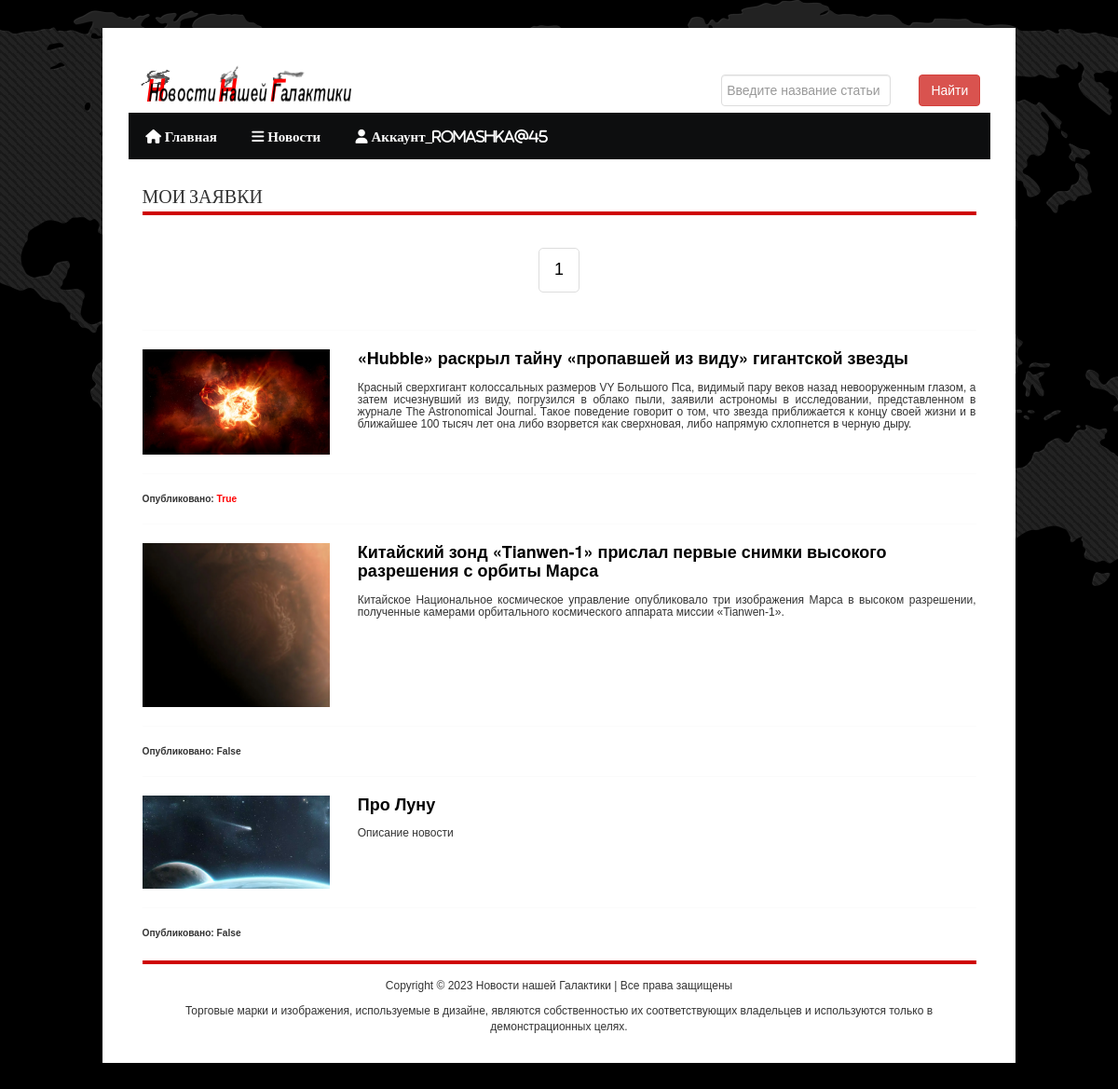
Screenshot of /users/ (signed in) with the database file from the repository.
### news/models.py (models this page shows, shortened)
class Article(models.Model):
    categories = (('A', 'Астрономия'),
                  ('K', 'Космонавтика'),
                  ('AF', 'Астрофизика'),
                  ('G', 'Геология'))
    author = models.ForeignKey(User, on_delete=models.SET_NULL, null=True, verbose_name='Автор')
    title = models.CharField('Название новости', max_length=150, default='', null=False)
    anouncement = models.TextField('Аннотация', max_length=1250, null=False)
    source = models.URLField('Источник', null=True)
    sourcename = models.CharField('Название источника', max_length=150, null=False)
    text = RichTextField('Текст новости', null=False)
    date = models.DateTimeField('Дата публикации', auto_created=True)
    categories = models.CharField(choices=categories, max_length=20, verbose_name='Категории')
    tags = models.ManyToManyField(to=Tag, blank=True)
    status = models.BooleanField(default=False, verbose_name='Опубликовано')
    objects = models.Manager()
    published = PublishedManager()
    def get_absolute_url(self):
        return f'/news/{self.pk}'
    class Meta:
        ordering = ['title','date']
        verbose_name = 'Новость'
        verbose_name_plural = 'Новости'

class Image(models.Model):
    article = models.ForeignKey(Article, on_delete=models.CASCADE)
    title = models.CharField(max_length=50, blank=True)
    image = models.ImageField(upload_to='news_images/', blank=True, null=True)
    class Meta:
        ordering = ['title']
        verbose_name = 'Фото'
        verbose_name_plural = 'Фото'

### users/views.py (the view)
# urls.py: path('users/', include('users.urls')),
@login_required(login_url="/users/login")
def users(request):
    author = User.objects.get(id=request.user.id)
    articles = Article.objects.filter(author=author)
    if request.method == "POST":
        articles = articles.filter(author=author)
    total = len(articles)
    p = Paginator(articles, 4)
    page_number = request.GET.get('page')
    page_obj = p.get_page(page_number)
    context = {
        'articles': page_obj,
        'total': total,
    }
    return render(request, 'users/users.html',context)

### users/templates/users/users.html (shortened to what this page needs)
<!DOCTYPE html PUBLIC "-//W3C//DTD XHTML 1.0 Transitional//EN"
        "http://www.w3.org/TR/xhtml1/DTD/xhtml1-transitional.dtd">
{% load static %}
{% load bootstrap5 %}
{% load crispy_forms_tags %}
<html xmlns="http://www.w3.org/1999/xhtml">
<html lang="ru">
<head>
    {%bootstrap_css%}
    <link rel="stylesheet" type="text/css" href="{% static 'main/' %}assets/font/font-awesome.min.css"/>
    <link rel="stylesheet" type="text/css" href="{% static 'main/' %}assets/font/font.css"/>
    <link rel="stylesheet" type="text/css" href="{% static 'main/' %}assets/css/bootstrap.min.css" media="screen"/>
    <link rel="stylesheet" type="text/css" href="{% static 'main/' %}assets/css/style.css" media="screen"/>
    <link rel="stylesheet" type="text/css" href="{% static 'main/' %}assets/css/responsive.css" media="screen"/>
    <link rel="stylesheet" type="text/css" href="{% static 'main/' %}assets/css/jquery.bxslider.css" media="screen"/>
</head>
<body>
<div class="body_wrapper">
    <div class="center">
        {% block header %} {% include 'main/header.html' %} {% endblock %}
        <div class="container">
            <div class="content_area">
                {% if articles|length  != 0 %}
                {% if user.is_staff == True %}
                <h2 class="title">МОИ НОВОСТИ</h2>
                    {% else %}
                    <h2 class="title">МОИ ЗАЯВКИ</h2>
                {% endif %}
        {% if total > 1 %}
        <nav aria-label="Навигация по списку новостей" pagination-border-color = 'red'>
            <div class="text-center">
            <ul class="pagination pagination-lg">
                {% for p in articles.paginator.page_range %}
                {% if articles.number == p %}
                    <li class="page-item"><a class="page-link" style="color:black;"> {{ p }}</a></li>
                {% else %}
                    <li class="page-item"><a class="page-link" href="?page={{ p }}"> {{ p }}</a></li>
                {% endif %}
                {% endfor %}
            </ul>
            </div>
        </nav>
        {% endif %}
                {% for n in articles %}
                {% if n.image_set.all %}
                <hr>
                <div class="row">
                    <div class="col-lg-3">
                        <a href="{{ n.get_absolute_url }}">
                        {% for image in n.image_set.all %}
                            <img src="{{ image.image.url }}" style="margin:auto; height:auto; width:450px;" alt=""/></a>
                        {% endfor %}
                    </div>
                    <div class="col-lg-9">
                        <h4><strong><a href="{{ n.get_absolute_url }}">{{ n.title }}</a></strong></h4>
                        <p align="justify">{{ n.anouncement }}</p><br>
                    </div>
                </div>
                {% endif %}
                <hr>
                {% if n.status == True %}
                    <p><small><strong>Опубликовано: <font color="red">{{ n.status }}</font></strong></small></p>
                {% else %}
                    <p><small><strong>Опубликовано: {{ n.status }}</strong></small></p>
                {% endif %}
                {% endfor %}<br>
                {% endif %}
                <h2 class="title"></h2>
            </div>
            {% block footer %} {% include 'main/footer.html' %} {% endblock %}
        </div>
<link rel="stylesheet" href="https://ajax.googleapis.com/ajax/libs/jqueryui/1.11.4/themes/smoothness/jquery-ui.css">
</body>
</html>

### main/templates/main/header.html (shortened to what this page needs)
{% load static %}
<div class="container-fluid">
    <div class="header_area">
        <div class="row">
            <div class="col-lg-8">
                <div class="logo floatleft">
                    <p><a href="{% url 'about' %}"><img src="{% static 'main/' %}images/logo5.png" alt="Иконка"/></a></p>
                </div>
            </div>
            <div class="col-lg-4">
                <div class="search">
                    {% block search %} {% include 'news/search.html' %} {% endblock %}
                </div>
            </div>
        </div>
    </div>
    {% block sidebar %} {% include 'main/sidebar.html' %} {% endblock %}

### news/templates/news/search.html
{% load static %}
        <form action="{% url 'search_news' %}" method="get">
            <div class="row">
            <div class="col-lg-8">
                <input type="text" class="form-control" id="search_input" name="search_input" placeholder="Введите название статьи"/>
            </div>
            <div class="col-lg-4">
                <button type="submit" class="btn btn-danger">Найти</button>
            </div>
            </div>
        </form>

### main/templates/main/sidebar.html (shortened to what this page needs)
{% load static %}
<div class="main_menu_area">
    <ul id="nav">
        <li><a href="{% url 'home' %}"><i class="fa-solid fa-house"> Главная</i></a>
        </li>
        <li><a href="{% url 'news_index' %}"><i class="fa-solid fa-bars"> Новости</i></a>
        </li>
        {% if request.user.id %}
        <li><a href="{% url 'profile_update' %}"><i class="fa-solid fa-user"> Аккаунт_{{ user }}</i></a>
        </li>
        {% endif %}
    </ul>
</div>

### main/templates/main/footer.html
{% load static %}
<div class="copyright_text">
    <p>Copyright &copy; 2023 Новости нашей Галактики | Все права защищены</p>
    <p>Торговые марки и изображения, используемые в дизайне, являются собственностью их соответствующих владельцев и
        используются только в демонстрационных целях.</p>
</div>

### static/main/assets/css/style.css (style rules this page uses)
* { margin:0; padding:0 }
body { font-family:Arial; font-size:12px; line-height:13px; background:url("images/site_bg.png") top center no-repeat fixed #000 }
a { color:#000; text-decoration:none }
input[type=text], input[type=password], textarea { border:1px solid #ddd; padding:5px }
input[type=submit] h1, h2, h4, h5, h6 { font-weight:normal; margin:0 0 15px }
h2 { font-size:25px; line-height:30px }
img { max-width:100%; height:auto }
.floatleft { float:left }
.center { width:980px; display:block; margin:0 auto; padding:20px; background:#fff; transition:all 1.3s ease 0s; -moz-transition:all 1.3s ease 0s; -webkit-transition:all 1.3s ease 0s; -o-transition:all 1.3s ease 0s; -ms-transition:all 1.3s ease 0s }
div { overflow:hidden }
#nav { display:block }
.body_wrapper { background:url("images/body_bg.png") repeat; margin-top:30px; margin-bottom:30px }
.logo { margin-top:20px }
.main_menu_area { overflow:visible; background:#0D0E0F; min-height:50px }
.main_menu_area ul { margin:0; padding:0; list-style:none }
.main_menu_area ul li { float:left; position:relative }
.main_menu_area ul li a { color:#FFF; display:block; font-family:'bebasregular'; font-size:15px; padding:18px 18.7px }
.content_area { margin-top:25px }
.title { border-bottom:4px solid #CF0000; font-family:'bebasregular'; font-size:20px; word-spacing:2px }
.copyright_text { line-height:17px; text-align:center }

### rows the page displays
Article: title "«Hubble» раскрыл тайну «пропавшей из виду» гигантской звезды", anouncement "Красный сверхгигант колоссальных размеров VY Большого Пса, видимый пару веков назад невооруженным глазом, а затем исчезнувший из виду, погрузился в облако пыли, заявили астрономы в исследовании, представленном в журнале The Astronomical Journal. Такое поведение говорит о том, что звезда приближается к концу своей жизни и в ближайшее 100 тысяч лет она либо взорвется как сверхновая, либо напрямую схлопнется в черную дыру.", status "True"
Image: image (picture)
Article: title "Китайский зонд «Tianwen-1» прислал первые снимки высокого разрешения с орбиты Марса", anouncement "Китайское Национальное космическое управление опубликовало три изображения Марса в высоком разрешении, полученные камерами орбитального космического аппарата миссии «Tianwen-1».", status "False"
Image: image (picture)
Article: title "Про Луну", anouncement "Описание новости", status "False"
Image: image (picture)

### other values shown
{{ user }} "Romashka@45"
{{ p }} "1"
